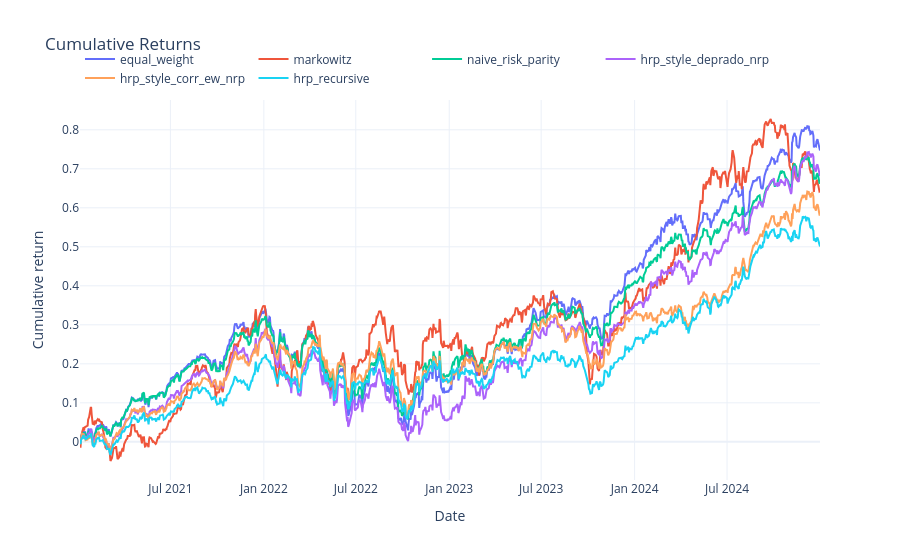

The notebook cell saved with this chart:
### Code cell
fig_cumulative = go.Figure()
for method in cumulative_returns.columns:
    fig_cumulative.add_trace(
        go.Scatter(
            x=cumulative_returns.index,
            y=cumulative_returns[method],
            mode="lines",
            name=method,
            line=dict(width=2),
        )
    )

fig_cumulative.update_layout(
    title="Cumulative Returns",
    xaxis_title="Date",
    yaxis_title="Cumulative return",
    hovermode="x unified",
    template="plotly_white",
    legend=dict(orientation="h", yanchor="bottom", y=1.02, xanchor="left", x=0),
)

render_plotly(fig_cumulative, FIGURE_DIR / "cumulative_returns.html")

### Figure 1 — Plotly figure (JSON) as saved in the notebook; plotly's stock layout.template omitted (floating-point values rounded to 4 significant figures; data arrays with more than 128 entries replaced by an {"elided": "..."} marker saying what was removed)
{"data": [{"line": {"width": 2}, "mode": "lines", "name": "equal_weight", "type": "scatter", "x": {"elided": "1005 str values"}, "y": {"elided": "1005 float values"}}, {"line": {"width": 2}, "mode": "lines", "name": "markowitz", "type": "scatter", "x": {"elided": "1005 str values"}, "y": {"elided": "1005 float values"}}, {"line": {"width": 2}, "mode": "lines", "name": "naive_risk_parity", "type": "scatter", "x": {"elided": "1005 str values"}, "y": {"elided": "1005 float values"}}, {"line": {"width": 2}, "mode": "lines", "name": "hrp_style_deprado_nrp", "type": "scatter", "x": {"elided": "1005 str values"}, "y": {"elided": "1005 float values"}}, {"line": {"width": 2}, "mode": "lines", "name": "hrp_style_corr_ew_nrp", "type": "scatter", "x": {"elided": "1005 str values"}, "y": {"elided": "1005 float values"}}, {"line": {"width": 2}, "mode": "lines", "name": "hrp_recursive", "type": "scatter", "x": {"elided": "1005 str values"}, "y": {"elided": "1005 float values"}}], "layout": {"hovermode": "x unified", "legend": {"orientation": "h", "x": 0, "xanchor": "left", "y": 1.02, "yanchor": "bottom"}, "title": {"text": "Cumulative Returns"}, "xaxis": {"title": {"text": "Date"}}, "yaxis": {"title": {"text": "Cumulative return"}}}}
